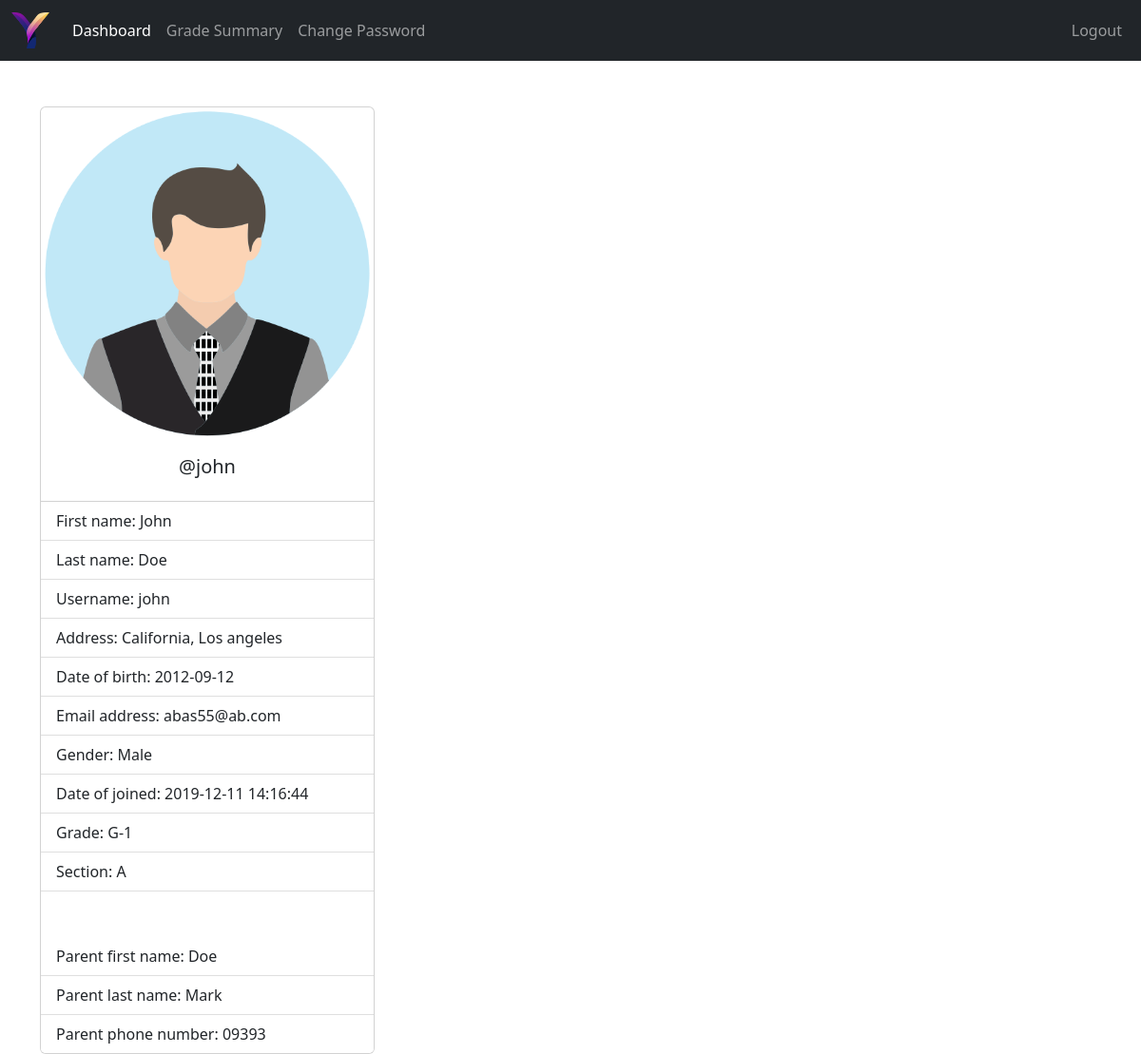
The app's page /Student/index.php (signed in) with its own data.
### tables this page shows
CREATE TABLE `students` (
  `student_id` int(11) NOT NULL AUTO_INCREMENT,
  `username` varchar(127) NOT NULL,
  `password` varchar(255) NOT NULL,
  `fname` varchar(127) NOT NULL,
  `lname` varchar(255) NOT NULL,
  `grade` int(11) NOT NULL,
  `section` int(11) NOT NULL,
  `address` varchar(31) NOT NULL,
  `gender` varchar(7) NOT NULL,
  `email_address` varchar(255) NOT NULL,
  `date_of_birth` date NOT NULL,
  `date_of_joined` timestamp NULL DEFAULT current_timestamp(),
  `parent_fname` varchar(127) NOT NULL,
  `parent_lname` varchar(127) NOT NULL,
  `parent_phone_number` varchar(31) NOT NULL,
  PRIMARY KEY (`student_id`)
);

CREATE TABLE `grades` (
  `grade_id` int(11) NOT NULL AUTO_INCREMENT,
  `grade` varchar(31) NOT NULL,
  `grade_code` varchar(7) NOT NULL,
  PRIMARY KEY (`grade_id`)
);

CREATE TABLE `section` (
  `section_id` int(11) NOT NULL AUTO_INCREMENT,
  `section` varchar(7) NOT NULL,
  PRIMARY KEY (`section_id`)
);

### Student/data/student.php (called while the page is built, shortened)
<?php
function getStudentById($id, $conn){
   $sql = "SELECT * FROM students
           WHERE student_id=?";
   $stmt = $conn->prepare($sql);
   $stmt->execute([$id]);
   if ($stmt->rowCount() == 1) {
     $student = $stmt->fetch();
     return $student;
   }else {
    return 0;
   }
}

### Student/data/grade.php (called while the page is built, shortened)
<?php
function getGradeById($grade_id, $conn){
   $sql = "SELECT * FROM grades
           WHERE grade_id=?";
   $stmt = $conn->prepare($sql);
   $stmt->execute([$grade_id]);
   if ($stmt->rowCount() == 1) {
     $grade = $stmt->fetch();
     return $grade;
   }else {
    return 0;
   }
}

### Student/data/section.php (called while the page is built, shortened)
<?php
function getSectioById($section_id, $conn){
   $sql = "SELECT * FROM section
           WHERE section_id=?";
   $stmt = $conn->prepare($sql);
   $stmt->execute([$section_id]);
   if ($stmt->rowCount() == 1) {
     $section = $stmt->fetch();
     return $section;
   }else {
    return 0;
   }
}

### Student/index.php (the view, shortened to what this page needs)
<?php
if (isset($_SESSION['student_id']) &&
    isset($_SESSION['role'])) {
    if ($_SESSION['role'] == 'Student') {
       include "../DB_connection.php";
       include "data/student.php";
       include "data/grade.php";
       include "data/section.php";
       $student_id = $_SESSION['student_id'];
       $student = getStudentById($student_id, $conn);
 ?>
<!DOCTYPE html>
<html lang="en">
<head>
	<link rel="stylesheet" href="https://cdn.jsdelivr.net/npm/bootstrap@5.2.0/dist/css/bootstrap.min.css">
	<link rel="stylesheet" href="../css/style.css">
  <link rel="stylesheet" href="https://cdnjs.cloudflare.com/ajax/libs/font-awesome/4.7.0/css/font-awesome.min.css">
</head>
<body>
    <?php
        include "inc/navbar.php";
     ?>
     <?php
        if ($student != 0) {
     ?>
     <div class="container mt-5">
         <div class="card" style="width: 22rem;">
          <img src="../img/student-<?=$student['gender']?>.png" class="card-img-top" alt="...">
          <div class="card-body">
            <h5 class="card-title text-center">@<?=$student['username']?></h5>
          </div>
          <ul class="list-group list-group-flush">
            <li class="list-group-item">First name: <?=$student['fname']?></li>
            <li class="list-group-item">Last name: <?=$student['lname']?></li>
            <li class="list-group-item">Username: <?=$student['username']?></li>
            <li class="list-group-item">Address: <?=$student['address']?></li>
            <li class="list-group-item">Date of birth: <?=$student['date_of_birth']?></li>
            <li class="list-group-item">Email address: <?=$student['email_address']?></li>
            <li class="list-group-item">Gender: <?=$student['gender']?></li>
            <li class="list-group-item">Date of joined: <?=$student['date_of_joined']?></li>
            <li class="list-group-item">Grade:
                 <?php
                      $grade = $student['grade'];
                      $g = getGradeById($grade, $conn);
                      echo $g['grade_code'].'-'.$g['grade'];
                  ?>
            </li>
            <li class="list-group-item">Section:
                 <?php
                    $section = $student['section'];
                    $s = getSectioById($section, $conn);
                    echo $s['section'];
                  ?>
            </li>
            <br><br>
            <li class="list-group-item">Parent first name: <?=$student['parent_fname']?></li>
            <li class="list-group-item">Parent last name: <?=$student['parent_lname']?></li>
            <li class="list-group-item">Parent phone number: <?=$student['parent_phone_number']?></li>
          </ul>
        </div>
     </div>
     <?php
        }else {
          header("Location: student.php");
          exit;
        }
     ?>
</body>
</html>
<?php
  }else {
    header("Location: ../login.php");
    exit;
  }
}else {
	header("Location: ../login.php");
	exit;
}
?>

### Student/inc/navbar.php (shortened to what this page needs)
<nav class="navbar navbar-expand-lg navbar-dark bg-dark">
  <div class="container-fluid">
    <a class="navbar-brand" href="index.php">
      <img src="../logo.png" width="40">
    </a>
    <div class="collapse navbar-collapse" id="navbarSupportedContent">
      <ul class="navbar-nav me-auto mb-2 mb-lg-0"
          id="navLinks">
        <li class="nav-item">
          <a class="nav-link"
             aria-current="page"
             href="index.php">Dashboard</a>
        </li>
        <li class="nav-item">
          <a class="nav-link" href="grade.php">Grade Summary</a>
        </li>
        <li class="nav-item">
          <a class="nav-link" href="pass.php">Change Password</a>
        </li>
      </ul>
      <ul class="navbar-nav me-right mb-2 mb-lg-0">
        <li class="nav-item">
          <a class="nav-link" href="../logout.php">Logout</a>
        </li>
      </ul>
  </div>
    </div>
</nav>

### records on screen
students: gender (picture), username "john", fname "John", lname "Doe", address "California, Los angeles", date_of_birth "2012-09-12", email_address "abas55@ab.com", gender "Male", date_of_joined "2019-12-11 14:16:44", parent_fname "Doe", parent_lname "Mark", parent_phone_number "09393"
grades: grade_code "G", grade "1"
section: section "A"
